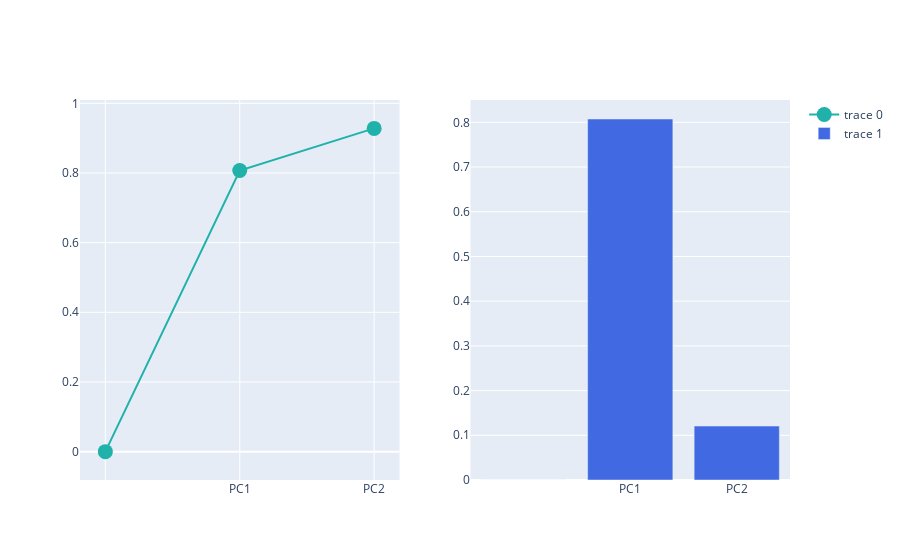

Notebook code cell kept with this figure:
### Code cell
# Explained variance + cumulative variance (Separate Plot)

from plotly.subplots import make_subplots
import plotly.graph_objects as go

fig = make_subplots(rows=1, cols=2)

fig.add_trace(
    go.Scatter(
        x=df_explained_variance['PC'],
        y=df_explained_variance['Cumulative Variance'],
        marker=dict(size=15, color='LightSeaGreen')
    ), row=1, col=1
)

fig.add_trace(
    go.Bar(
        x=df_explained_variance['PC'],
        y=df_explained_variance['Explained Variance'],
        marker=dict(color='RoyalBlue')
    ), row=1, col=2
)

fig.show()

### Figure 1 — Plotly figure (JSON) as saved in the notebook; plotly's stock layout.template omitted (floating-point values rounded to 4 significant figures)
{"data": [{"marker": {"color": "LightSeaGreen", "size": 15}, "type": "scatter", "x": ["", "PC1", "PC2"], "xaxis": "x", "y": [0, 0.807, 0.928], "yaxis": "y"}, {"marker": {"color": "RoyalBlue"}, "type": "bar", "x": ["", "PC1", "PC2"], "xaxis": "x2", "y": [0, 0.8074, 0.1206], "yaxis": "y2"}], "layout": {"xaxis": {"anchor": "y", "domain": [0, 0.45]}, "xaxis2": {"anchor": "y2", "domain": [0.55, 1]}, "yaxis": {"anchor": "x", "domain": [0, 1]}, "yaxis2": {"anchor": "x2", "domain": [0, 1]}}}
